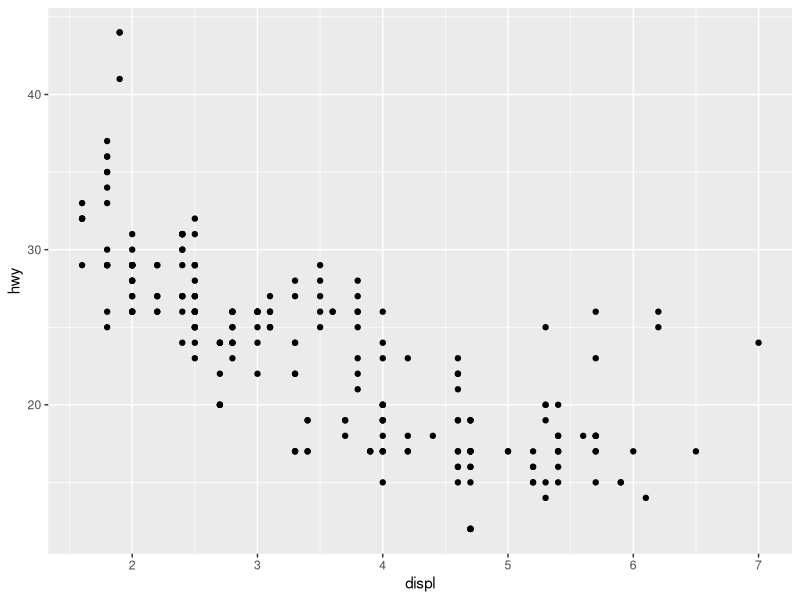
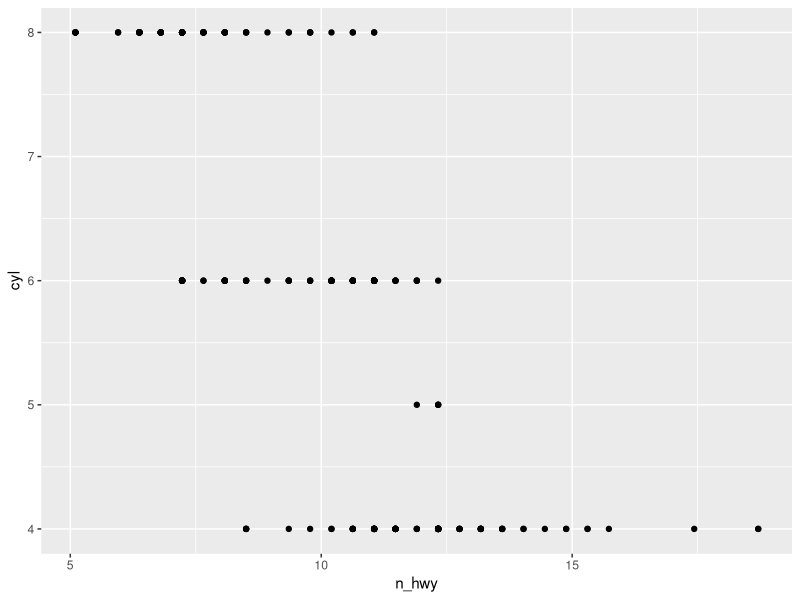
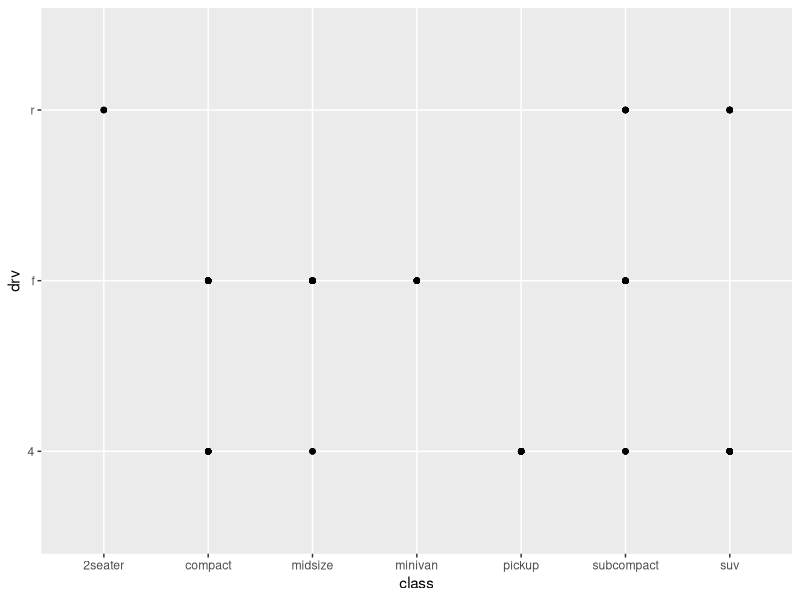
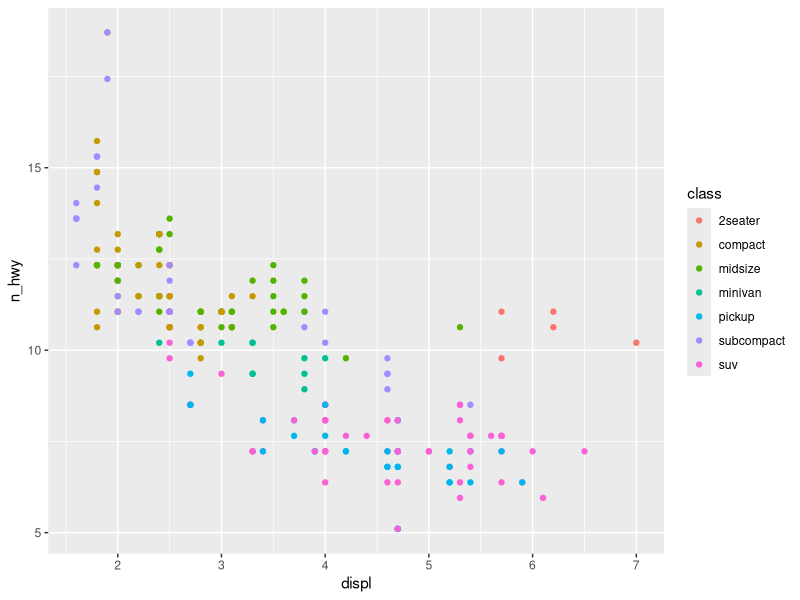
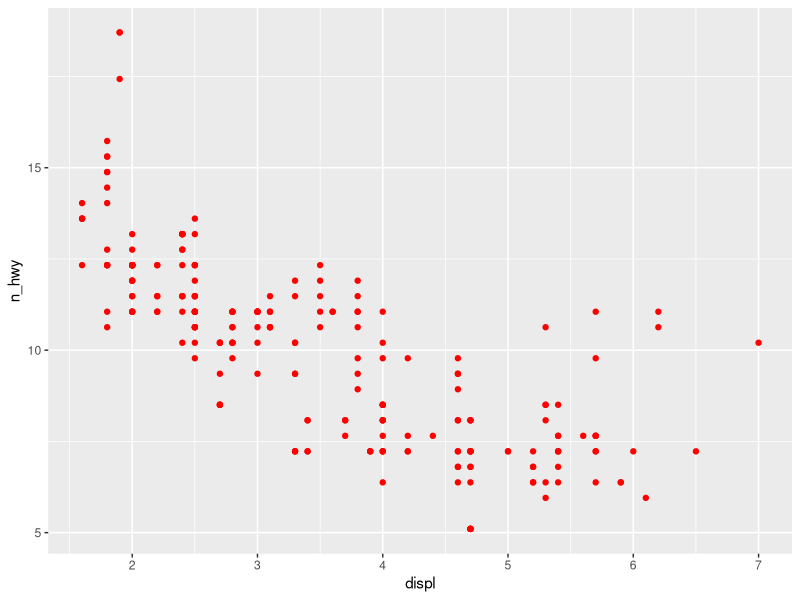
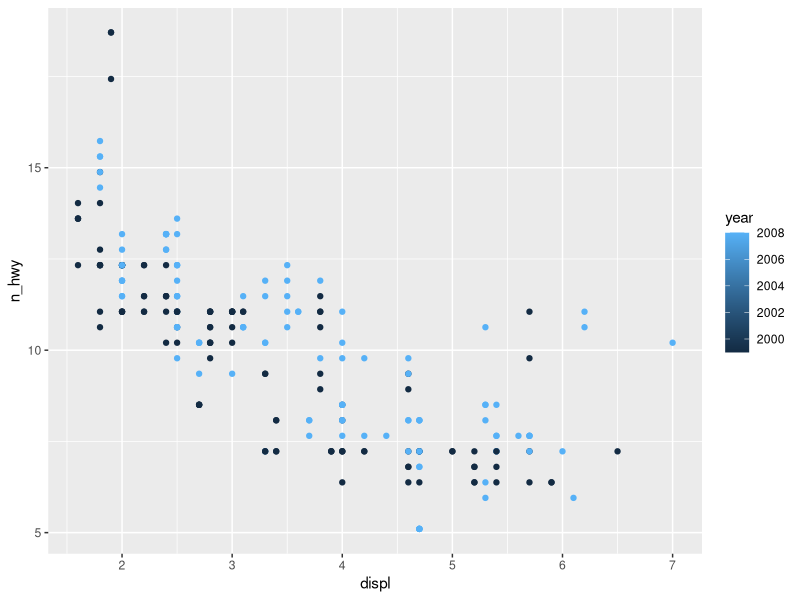
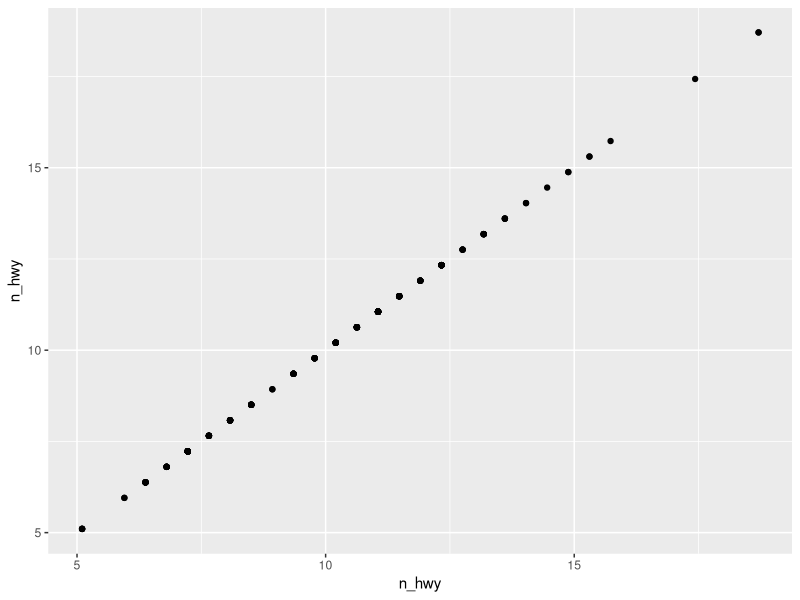
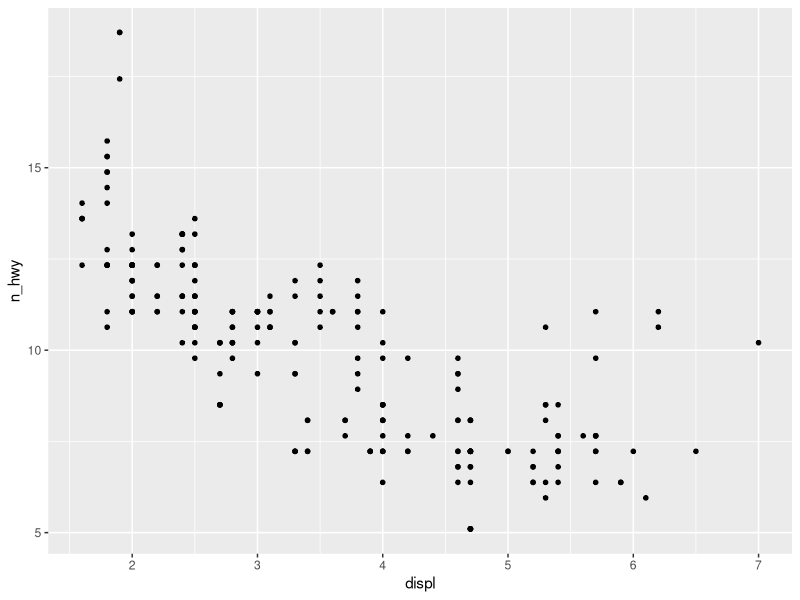

Recreate these plots in R, in order.
## Capítulo 3 - Data visualisation ===========================

## 3.1.1 - Pré requisitos - carregar o tidyverse
## Se não estiver instalado, rodar install.packages("tidyverse") e aguardar

library(tidyverse)

## 3.2 - Carregar o dataframe mpg, presente no ggplot2
mpg

## Agora vou analisar as variáveis presentes

glimpse(mpg)
 # 11 variáveis! 

## Plotar um gráfico de pontos comparando displ (tamanho do motor em litros)
## e hwy, eficiência do combustível, em milhas por galão (!)

ggplot(data = mpg) +
  geom_point(aes(displ, hwy)) # OK!
# Dá pra perceber que há uma correlação negativa entre o tamanho do motor
# e a eficiência do veículo, ou seja, quanto maior a capacidade, maior a eficiência
# e por sua vez, menor o consumo.

## Milhas por galão é uma unidade horrível. Convertendo para km/l:
## Basta dividir por aproximadamente 2,352
## Jogando mpg para um objeto (novo_mpg) para criar uma nova variável pra hwy (n_hwy)

novo_mpg <- mpg %>% 
  mutate(n_hwy = hwy/2.352) # Lembrar de usar . e não ,

# Checando:
glimpse(novo_mpg) # Tudo certo! 
 
## 3.2.4 - Exercícios
# 1. Nada.

# 2. Pelo glimpse, vemos 234 observações, e 11 variáveis no original. 12, no meu novo banco.

# 3. drv indica a tração. f = dianteira, r = traseira, 4wd = 4x4

# 4. Obtemos a quantidade de cilindros de acordo com a eficiência. 
# Carros com menos cilindros estão mais distribuídos no meio, apesar de uma conseguirem
# alcançar uma maior eficiência de km/l. Carros com mais cilindros possuem menos eficiência.

ggplot(novo_mpg) +
  geom_point(aes(n_hwy, cyl))

# 5. O gráfico não ajuda em nada pois as duas variáveis (drv e class) são categóricas

ggplot(novo_mpg) +
  geom_point(aes(class, drv))

## 3.3 - Aesthetic Mapping
## Adicionando uma terceira variável para classificar cada ponto no geom_point

ggplot(novo_mpg)+
  geom_point(aes(displ, n_hwy, color = class))
# O problema dos carros com baixa eficiência e tamanho de motor grande é que eles,
# dentro das classes do banco, são "2seater", ou seja, esportivos. Explicado.
# Os autores avisam que color, nesse caso, é melhor do que size (para categorização).
# A justificativa é de que size é uma classificação ORDENADA, enquanto class, não
# Isso gera um desencaixe na estrutura do gráfico. Não faz nem sentido. 
# Shape (forma) e Alpha (transparência) já são úteis nesse caso, como Color.

# Para mudar a cor, basta digitar color FORA de AES
ggplot(novo_mpg)+
  geom_point(aes(displ, n_hwy), color = "red")

## 3.3.1 - Exercícios 
# 1. Os pontos não estão azuis pois a cor deve ser indicada fora de aes()

# 2. A partir de glimpse(mpg), temos que manufacturer, model, trans, drv, fl e class
#são categóricas, enquanto displ, year, cyl, cty, hwy são contínuas.

# 3. Shape não pode ser setada para uma variável contínua. 
ggplot(novo_mpg)+
  geom_point(aes(displ, n_hwy, color = year))

# 4. Temos uma linha reta com slope de 45’ já que cada ponto se refere a ele mesmo
# no outro eixo.
ggplot(novo_mpg)+
  geom_point(aes(n_hwy, n_hwy))

# 5. Stroke se refere ao tamanho do ponto 
ggplot(novo_mpg)+
  geom_point(aes(displ, n_hwy), stroke = 0.3)

# 6. Ele pode transformar a categorização de cor de forma booleana
ggplot(novo_mpg)+
  geom_point(aes(displ, n_hwy, color = cyl < 5))


## 3.5 - Facets

ggplot(novo_mpg)+
  geom_point(aes(displ, n_hwy)) +
  facet_wrap(~ class, nrow = 3)
# O facet_wrap divide em vários gráficos, no número de valores existentes 
# em uma categórica (no caso, class). Como são 7 classes, cada classe tem um gráfico,
# logo, são 7 gráficos. 

ggplot(novo_mpg)+
  geom_point(aes(displ, n_hwy)) +
  facet_grid(drv ~ cyl)
# O facet_grid divide cruzando outras variáveis, no caso, drv e cyl

## 3.5.1 - Exercícios
# 1. Ele vai dividir em tantos gráficos quanto forem os valores da contínua
ggplot(novo_mpg)+
  geom_point(aes(displ, n_hwy)) +
  facet_wrap(~ cty)

# 2. A inexistência de carros com certo n’ de cilindros em certas trações
# 3. O . remove aquela dimensão do facet (colunas ou linhas)
# 4. Aprimora a visualização pelo isolamento, ao mesmo tempo que, se houverem 
# muitos gráficos, fica mais difícil identificar cada um.
# 5. nrow define número de linhas e ncol o de colunas. facet_grid não suporta
# tais funções pois o número é definido pelas variáveis escolhidas.
# 6. Para ter menos casos de colunas e mais de linhas, facilitando a visualização.

## 3.6 - Geometric Objects
## Copiando o gráfico misto utilizado na seção:

ggplot(novo_mpg, aes(displ, n_hwy))+
  geom_point(aes(color = drv))+
  geom_smooth(aes(linetype=drv, color = drv)) # OK

# Usando filter dentro do geom

ggplot(novo_mpg, aes(displ, n_hwy))+
  geom_point(aes(color = class))+
  geom_smooth(data=filter(novo_mpg, class == "compact"), se=FALSE)
